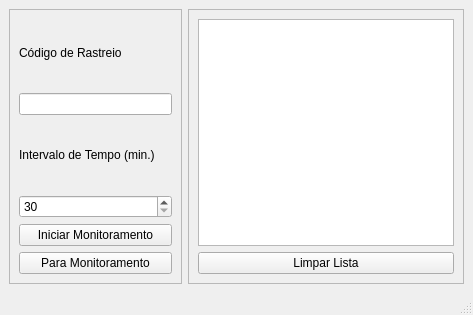
<?xml version="1.0" encoding="UTF-8"?>
<ui version="4.0">
 <class>MainWindow</class>
 <widget class="QMainWindow" name="MainWindow">
  <property name="geometry">
   <rect>
    <x>0</x>
    <y>0</y>
    <width>473</width>
    <height>315</height>
   </rect>
  </property>
  <property name="windowTitle">
   <string>PyCorreios</string>
  </property>
  <widget class="QWidget" name="centralwidget">
   <layout class="QHBoxLayout" name="horizontalLayout_2">
    <item>
     <widget class="QFrame" name="frame_2">
      <property name="frameShape">
       <enum>QFrame::StyledPanel</enum>
      </property>
      <property name="frameShadow">
       <enum>QFrame::Raised</enum>
      </property>
      <layout class="QVBoxLayout" name="verticalLayout">
       <item>
        <widget class="QLabel" name="label">
         <property name="text">
          <string>Código de Rastreio</string>
         </property>
        </widget>
       </item>
       <item>
        <widget class="QLineEdit" name="lineEdit"/>
       </item>
       <item>
        <widget class="QLabel" name="label_2">
         <property name="text">
          <string>Intervalo de Tempo (min.)</string>
         </property>
        </widget>
       </item>
       <item>
        <widget class="QSpinBox" name="spinBox">
         <property name="minimum">
          <number>30</number>
         </property>
         <property name="maximum">
          <number>999</number>
         </property>
        </widget>
       </item>
       <item>
        <widget class="QPushButton" name="pushButton">
         <property name="text">
          <string>Iniciar Monitoramento</string>
         </property>
        </widget>
       </item>
       <item>
        <widget class="QPushButton" name="pushButton_2">
         <property name="text">
          <string>Para Monitoramento</string>
         </property>
        </widget>
       </item>
      </layout>
     </widget>
    </item>
    <item>
     <widget class="QFrame" name="frame">
      <property name="frameShape">
       <enum>QFrame::StyledPanel</enum>
      </property>
      <property name="frameShadow">
       <enum>QFrame::Raised</enum>
      </property>
      <layout class="QVBoxLayout" name="verticalLayout_2">
       <item>
        <widget class="QListWidget" name="listWidget"/>
       </item>
       <item>
        <widget class="QPushButton" name="pushButton_3">
         <property name="text">
          <string>Limpar Lista</string>
         </property>
        </widget>
       </item>
      </layout>
     </widget>
    </item>
   </layout>
  </widget>
  <widget class="QMenuBar" name="menubar">
   <property name="geometry">
    <rect>
     <x>0</x>
     <y>0</y>
     <width>473</width>
     <height>25</height>
    </rect>
   </property>
  </widget>
  <widget class="QStatusBar" name="statusbar"/>
 </widget>
 <resources/>
 <connections/>
</ui>
